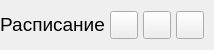
           <widget class="QFrame" name="contentTopBg">
            <property name="minimumSize">
             <size>
              <width>0</width>
              <height>50</height>
             </size>
            </property>
            <property name="maximumSize">
             <size>
              <width>16777215</width>
              <height>50</height>
             </size>
            </property>
            <property name="frameShape">
             <enum>QFrame::NoFrame</enum>
            </property>
            <property name="frameShadow">
             <enum>QFrame::Raised</enum>
            </property>
            <layout class="QHBoxLayout" name="horizontalLayout">
             <property name="spacing">
              <number>0</number>
             </property>
             <property name="leftMargin">
              <number>0</number>
             </property>
             <property name="topMargin">
              <number>0</number>
             </property>
             <property name="rightMargin">
              <number>10</number>
             </property>
             <property name="bottomMargin">
              <number>0</number>
             </property>
             <item>
              <widget class="QFrame" name="leftBox">
               <property name="sizePolicy">
                <sizepolicy hsizetype="Expanding" vsizetype="Preferred">
                 <horstretch>0</horstretch>
                 <verstretch>0</verstretch>
                </sizepolicy>
               </property>
               <property name="frameShape">
                <enum>QFrame::NoFrame</enum>
               </property>
               <property name="frameShadow">
                <enum>QFrame::Raised</enum>
               </property>
               <layout class="QHBoxLayout" name="horizontalLayout_3">
                <property name="spacing">
                 <number>0</number>
                </property>
                <property name="leftMargin">
                 <number>0</number>
                </property>
                <property name="topMargin">
                 <number>0</number>
                </property>
                <property name="rightMargin">
                 <number>0</number>
                </property>
                <property name="bottomMargin">
                 <number>0</number>
                </property>
                <item>
                 <widget class="QLabel" name="titleRightInfo">
                  <property name="sizePolicy">
                   <sizepolicy hsizetype="Preferred" vsizetype="Expanding">
                    <horstretch>0</horstretch>
                    <verstretch>0</verstretch>
                   </sizepolicy>
                  </property>
                  <property name="maximumSize">
                   <size>
                    <width>16777215</width>
                    <height>45</height>
                   </size>
                  </property>
                  <property name="font">
                   <font>
                    <family>MS Shell Dlg 2</family>
                    <pointsize>14</pointsize>
                    <weight>9</weight>
                    <italic>false</italic>
                    <bold>false</bold>
                   </font>
                  </property>
                  <property name="styleSheet">
                   <string notr="true">font: 75 14pt &quot;MS Shell Dlg 2&quot;;</string>
                  </property>
                  <property name="text">
                   <string>Расписание</string>
                  </property>
                  <property name="alignment">
                   <set>Qt::AlignCenter</set>
                  </property>
                 </widget>
                </item>
               </layout>
              </widget>
             </item>
             <item alignment="Qt::AlignRight">
              <widget class="QFrame" name="rightButtons">
               <property name="minimumSize">
                <size>
                 <width>0</width>
                 <height>28</height>
                </size>
               </property>
               <property name="frameShape">
                <enum>QFrame::NoFrame</enum>
               </property>
               <property name="frameShadow">
                <enum>QFrame::Raised</enum>
               </property>
               <layout class="QHBoxLayout" name="horizontalLayout_2">
                <property name="spacing">
                 <number>5</number>
                </property>
                <property name="leftMargin">
                 <number>0</number>
                </property>
                <property name="topMargin">
                 <number>0</number>
                </property>
                <property name="rightMargin">
                 <number>0</number>
                </property>
                <property name="bottomMargin">
                 <number>0</number>
                </property>
                <item>
                 <widget class="QPushButton" name="settingsTopBtn">
                  <property name="enabled">
                   <bool>false</bool>
                  </property>
                  <property name="sizePolicy">
                   <sizepolicy hsizetype="Preferred" vsizetype="Preferred">
                    <horstretch>0</horstretch>
                    <verstretch>0</verstretch>
                   </sizepolicy>
                  </property>
                  <property name="minimumSize">
                   <size>
                    <width>0</width>
                    <height>0</height>
                   </size>
                  </property>
                  <property name="maximumSize">
                   <size>
                    <width>0</width>
                    <height>28</height>
                   </size>
                  </property>
                  <property name="cursor">
                   <cursorShape>PointingHandCursor</cursorShape>
                  </property>
                  <property name="toolTip">
                   <string notr="true">Settings</string>
                  </property>
                  <property name="text">
                   <string/>
                  </property>
                  <property name="icon">
                   <iconset resource="../resources.qrc">
                    <normaloff>:/icons/images/icons/icon_settings.png</normaloff>:/icons/images/icons/icon_settings.png</iconset>
                  </property>
                  <property name="iconSize">
                   <size>
                    <width>20</width>
                    <height>20</height>
                   </size>
                  </property>
                  <property name="shortcut">
                   <string notr="true"/>
                  </property>
                 </widget>
                </item>
                <item>
                 <widget class="QPushButton" name="minimizeAppBtn">
                  <property name="minimumSize">
                   <size>
                    <width>28</width>
                    <height>28</height>
                   </size>
                  </property>
                  <property name="maximumSize">
                   <size>
                    <width>28</width>
                    <height>28</height>
                   </size>
                  </property>
                  <property name="cursor">
                   <cursorShape>PointingHandCursor</cursorShape>
                  </property>
                  <property name="toolTip">
                   <string>Minimize</string>
                  </property>
                  <property name="text">
                   <string/>
                  </property>
                  <property name="icon">
                   <iconset resource="../resources.qrc">
                    <normaloff>:/icons/images/icons/icon_minimize.png</normaloff>:/icons/images/icons/icon_minimize.png</iconset>
                  </property>
                  <property name="iconSize">
                   <size>
                    <width>20</width>
                    <height>20</height>
                   </size>
                  </property>
                 </widget>
                </item>
                <item>
                 <widget class="QPushButton" name="maximizeRestoreAppBtn">
                  <property name="minimumSize">
                   <size>
                    <width>28</width>
                    <height>28</height>
                   </size>
                  </property>
                  <property name="maximumSize">
                   <size>
                    <width>28</width>
                    <height>28</height>
                   </size>
                  </property>
                  <property name="font">
                   <font>
                    <family>Segoe UI</family>
                    <pointsize>10</pointsize>
                    <weight>50</weight>
                    <italic>false</italic>
                    <bold>false</bold>
                    <stylestrategy>PreferDefault</stylestrategy>
                   </font>
                  </property>
                  <property name="cursor">
                   <cursorShape>PointingHandCursor</cursorShape>
                  </property>
                  <property name="toolTip">
                   <string>Maximize</string>
                  </property>
                  <property name="text">
                   <string/>
                  </property>
                  <property name="icon">
                   <iconset resource="../resources.qrc">
                    <normaloff>:/icons/images/icons/icon_maximize.png</normaloff>:/icons/images/icons/icon_maximize.png</iconset>
                  </property>
                  <property name="iconSize">
                   <size>
                    <width>20</width>
                    <height>20</height>
                   </size>
                  </property>
                 </widget>
                </item>
                <item>
                 <widget class="QPushButton" name="closeAppBtn">
                  <property name="minimumSize">
                   <size>
                    <width>28</width>
                    <height>28</height>
                   </size>
                  </property>
                  <property name="maximumSize">
                   <size>
                    <width>28</width>
                    <height>28</height>
                   </size>
                  </property>
                  <property name="cursor">
                   <cursorShape>PointingHandCursor</cursorShape>
                  </property>
                  <property name="toolTip">
                   <string>Close</string>
                  </property>
                  <property name="text">
                   <string/>
                  </property>
                  <property name="icon">
                   <iconset resource="../resources.qrc">
                    <normaloff>:/icons/images/icons/icon_close.png</normaloff>:/icons/images/icons/icon_close.png</iconset>
                  </property>
                  <property name="iconSize">
                   <size>
                    <width>20</width>
                    <height>20</height>
                   </size>
                  </property>
                 </widget>
                </item>
               </layout>
              </widget>
             </item>
            </layout>
           </widget>
